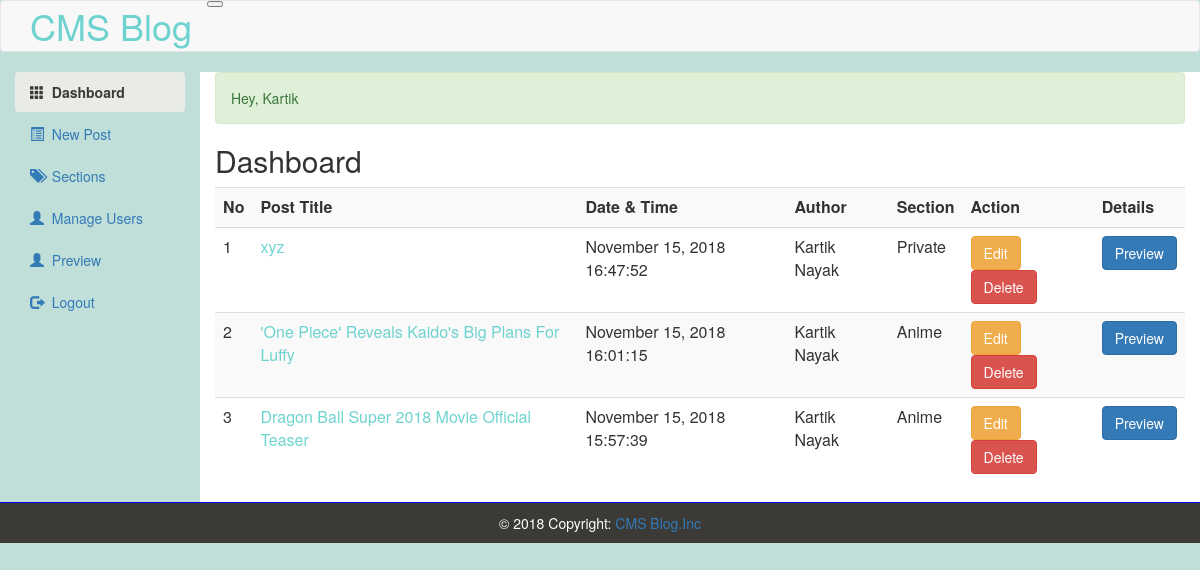
The page /dashboard.php (signed in) on the database its author committed.
### tables this page shows
CREATE TABLE `admin_panel` (
  `id` int(10) NOT NULL,
  `date_time` varchar(100) NOT NULL,
  `title` varchar(300) NOT NULL,
  `category` varchar(100) NOT NULL,
  `author` varchar(100) NOT NULL,
  `image` varchar(200) NOT NULL,
  `post` varchar(20000) NOT NULL
);

### dashboard.php (the view, shortened to what this page needs)
<!DOCTYPE>
<?php require_once("include/sessions.php") ?>
<?php require_once("include/db.php") ?>
<html>
    <head>
        <link rel="stylesheet" href="css/bootstrap.min.css">
        <link rel="stylesheet" href="css/adminstyles.css">
    </head>
    <body>
        <nav class="navbar navbar-default" role="navigation">
            <div class="container">
                <div class="navbar-header">
                    <button type="button" class="naver-toggle collapsed" data-toggle="collapse" data-target="#collapse">
                    </button>
                    <a class="navbar-brand" href="blog.php">
                        <font color="#6ed3cf"> <h1 class="head" style="margin-top:-10px">CMS Blog</h1></font>
                    </a>
                </div>
        </nav>
        <div class="container-fluid">
            <div class="row">
                <div class="col-sm-2">
                    <ul id="sideBar"class="nav nav-pills nav-stacked">
                        <li class="active"><a href="dashboard.php"><span class="glyphicon glyphicon-th "></span>&nbsp; Dashboard</a></li>
                        <li><a href="addnewpost.php"><span class="glyphicon glyphicon-list-alt "></span>&nbsp; New Post</a></li>
                        <li><a href="categories.php"><span class="glyphicon glyphicon-tags "></span>&nbsp; Sections</a></li>
                        <li><a href="manageusers.php"><span class="glyphicon glyphicon-user "></span>&nbsp; Manage Users</a></li>
                        <li><a href="blog.php"><span class="glyphicon glyphicon-user "></span>&nbsp; Preview</a></li>
                        <li><a href="logout.php"><span class="glyphicon glyphicon-log-out "></span>&nbsp; Logout</a></li>
                    </ul>
                </div>
                <div class="col-sm-10">
                        <div><?php echo errormessage();
                        echo successMessage();
                        ?></div>
                    <h2>Dashboard</h2>
                    <div class="table-responsive">
                        <table class="table table-striped table-hover">
                            <tr>
                                <th>No</th>
                                <th>Post Title</th>
                                <th>Date & Time</th>
                                <th>Author</th>
                                <th>Section</th>
                                <th>Action</th>
                                <th>Details</th>
                            </tr>
                            <?php
                            $viewQuery ="SELECT * FROM admin_panel ORDER BY date_time desc;";
                            $Execute = mysqli_query($Connection, $viewQuery);
                            $no=0;
                    while ($DataRows = mysqli_fetch_array($Execute)) {
                                   $Postid = $DataRows["id"];
                                    $dateTime = $DataRows["date_time"];
                                    $Title = $DataRows["title"];
                                    $Category = $DataRows["category"];
                                    $author = $DataRows["author"];
                                    $no++;
                            ?>
                            <tr>
                                <td><?php echo $no; ?></td>
                                <td style="color:#6ed3cf"><?php if(strlen($Title)>150){
                                $Title= substr($Title, 0,150).'...';}
                                    echo $Title; ?></td>
                                <td><?php echo $dateTime; ?></td>
                                <td><?php echo $author; ?></td>
                                <td><?php echo $Category; ?></td>
                                <td><a href="editpost.php?Edit=<?php echo $Postid ?>"><span class="btn btn-warning">Edit</span></a>
                                    <a href="deletepost.php?delete=<?php echo $Postid ?>" target="_blank"><span class="btn btn-danger">Delete</span></a></td>
                                <td><a href="fullpost.php?id=<?php echo $Postid  ?>"><span class="btn btn-primary">Preview</span></a></td>
                            </tr>
                    <?php } ?>
                        </table>
                    </div>
                </div>
            </div>
        </div>
        <div id="Footer">
            <div class="footer-copyright text-center py-3">&copy; 2018 Copyright:
                <a href="http://localhost/CMS%20Blog/dashboard.php"> CMS Blog.Inc</a>
            </div>
        </div>
    </body>
</html>

### css/adminstyles.css (style rules this page uses)
body { background-color: #c0dfd9; }
.col-sm-10 { background-color:#FFFFFF; }
#sideBar .active a { color: #3b3a36; font-weight: bold; background-color: #e9ece5; }
#Footer { padding:10px; border-top: 1px solid blue; color: #FFFFFF; background-color: #3b3a36; text-align: center; }
.head { color: #6ed3cf }

### rows shown on the page
admin_panel: title "xyz", date_time "November 15, 2018 16:47:52", author "Kartik Nayak", category "Private"
admin_panel: title "'One Piece' Reveals Kaido's Big Plans For Luffy", date_time "November 15, 2018 16:01:15", author "Kartik Nayak", category "Anime"
admin_panel: title "Dragon Ball Super 2018 Movie Official Teaser", date_time "November 15, 2018 15:57:39", author "Kartik Nayak", category "Anime"

### other values the page prints
successMessage() "Hey, Kartik"
